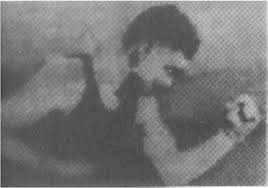
#> input picture input/ruido.jpg, 268 x 188 px
$ jupyter execute 'Recuperação.ipynb'
#> lines starting #> are read from the running program, lines starting #| are printed output that depends on the picture
[cell 1]
import cv2
import numpy as np

# Carrega a imagem original
image = cv2.imread("input/ruido.jpg")
#> image is the input picture: shape (188, 268, 3); min 62, max 255, mean 118.5

# Aplica os respectivos filtros
kernel = np.ones((6,6),np.float32)/25
filter2D = cv2.filter2D(image,-1,kernel)
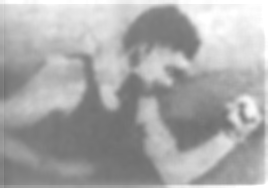
#> filter2D: shape (188, 268, 3); min 111, max 255, mean 169.9
blur = cv2.blur(image,(5,5))
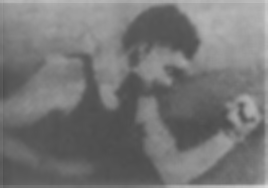
#> blur: shape (188, 268, 3); min 76, max 219, mean 118.1
gaussianBlur = cv2.GaussianBlur(image,(5,5),0)
median = cv2.medianBlur(image,5)
bilateralFilter = cv2.bilateralFilter(image,9,75,75)

# Escreve o nome de cada filtro na imagem correspondente
font = cv2.FONT_HERSHEY_SIMPLEX
cv2.putText(image,'Original Image',(5,320), font, 1, (0,0,255), 2, cv2.LINE_AA)
cv2.putText(filter2D,'Filter 2D',(45,320), font, 1, (0,0,255), 2, cv2.LINE_AA)
cv2.putText(blur,'Blur',(80,320), font, 1, (0,0,255), 2, cv2.LINE_AA)
cv2.putText(gaussianBlur,'Gaussian Blur',(10,320), font, 1, (0,0,255), 2, cv2.LINE_AA)
cv2.putText(median,'Median',(60,320), font, 1, (0,0,255), 2, cv2.LINE_AA)
cv2.putText(bilateralFilter,'Bilateral Filter',(10,320), font, 1, (0,0,255), 2, cv2.LINE_AA)

# Concatena as imagens para gerar a imagem de saida
tempImage1 = np.concatenate((image, median, gaussianBlur), axis=1)
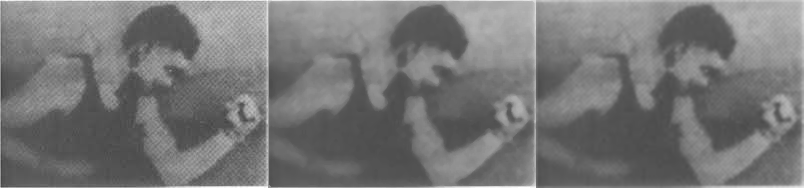
#> tempImage1: shape (188, 804, 3); min 62, max 255, mean 118.4
tempImage2 = np.concatenate((bilateralFilter, blur, filter2D), axis=1)
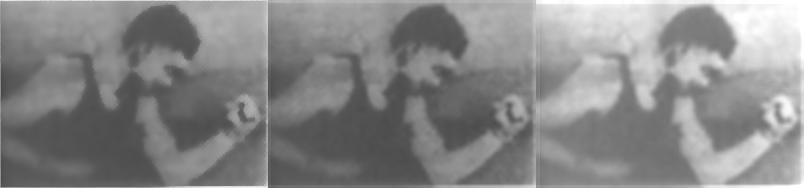
#> tempImage2: shape (188, 804, 3); min 72, max 255, mean 135.4
finalImage = np.concatenate((tempImage1, tempImage2), axis=0)
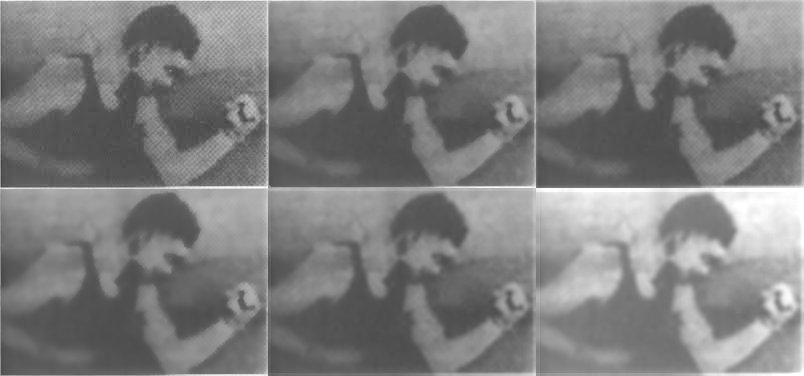
#> finalImage: shape (376, 804, 3); min 62, max 255, mean 126.9

# Salva a imagem
cv2.imwrite("image.png", finalImage)
# Mostra a imagem final concatenadab
cv2.imshow("Final Image", finalImage)
# Aguarda tecla para finalizar
cv2.waitKey(0)

[cell 2]
from PIL import Image, ImageFilter
#Read image
im = Image.open( 'input/ruido.jpg' )
#Display image
im.show()

#Applying a filter to the image
im_sharp = im.filter( ImageFilter.SHARPEN )
#Saving the filtered image to a new file
im_sharp.save( 'input/image_sharpened.jpg', 'JPEG' )

#Splitting the image into its respective bands, i.e. Red, Green,
#and Blue for RGB
r,g,b = im_sharp.split()

#Viewing EXIF data embedded in image
exif_data = im._getexif()
exif_data
